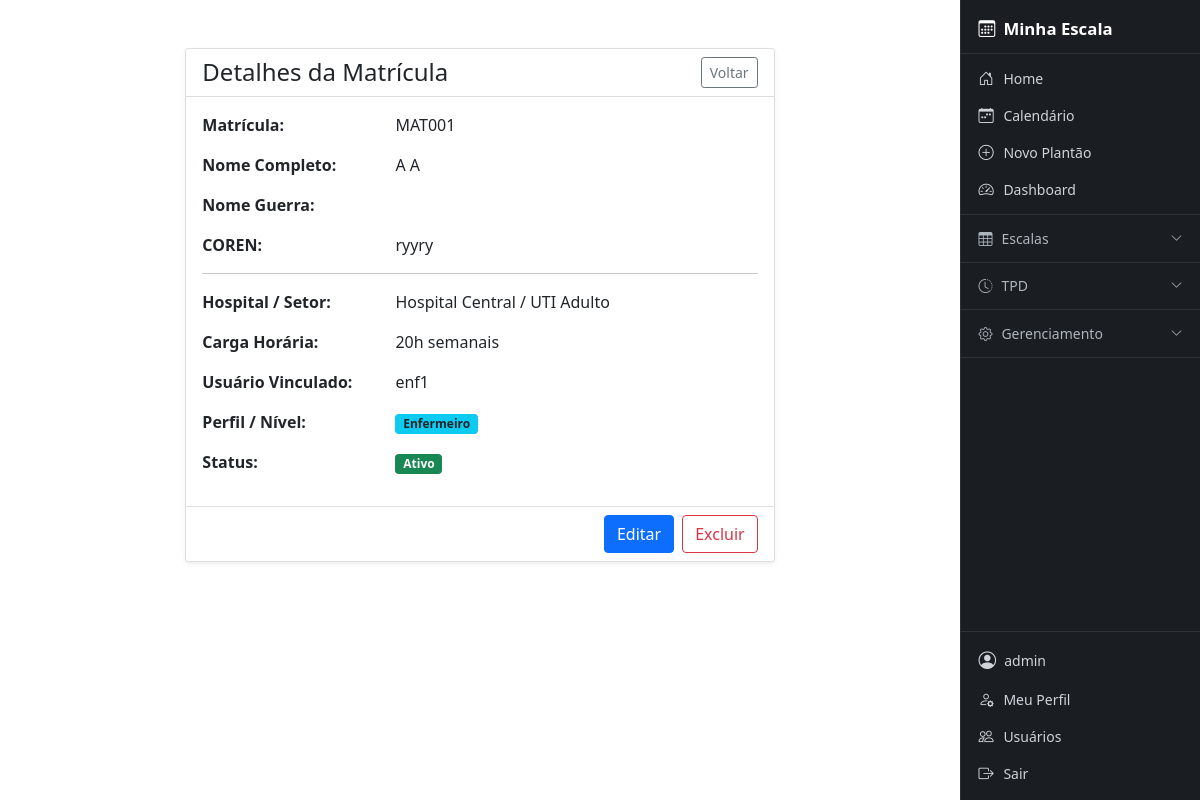
/matriculas/6/ (signed in), run on an earlier commit of the app's database.
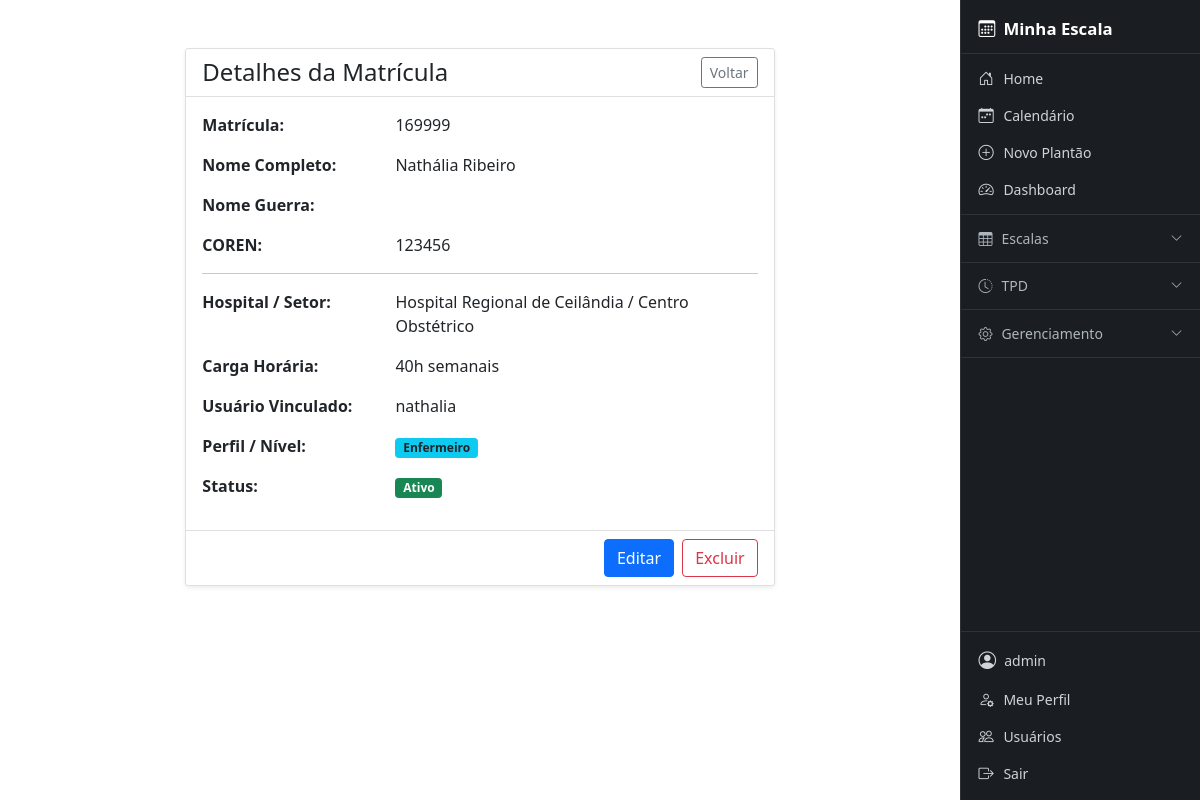
And on a later commit of the database.
### cal/models.py (models this page shows, shortened)
class Matricula(models.Model):
    user = models.OneToOneField(
        User,
        on_delete=models.CASCADE,
        related_name="matricula",
        null=True,
        blank=True
    )
    perfil = models.ForeignKey(PerfilUsuario, on_delete=models.SET_NULL, null=True, blank=True, related_name='matriculas_vinculadas')
    nome_completo = models.CharField(max_length=200)
    nome_exibicao = models.CharField(max_length=50, verbose_name="Nome de Exibição", default="")
    matricula = models.CharField(max_length=30, unique=True)
    coren = models.CharField(max_length=30, blank=True, null=True)
    hospital = models.ForeignKey(
        Hospital,
        on_delete=models.PROTECT,
        related_name="profissionais"
    )
    setor = models.ForeignKey(
        Setor,
        on_delete=models.PROTECT,
        related_name="profissionais",
        null=True,
        blank=True
    )
    especialidade = models.ForeignKey(
        Especialidade,
        on_delete=models.SET_NULL,
        related_name="profissionais",
        null=True,
        blank=True
    )
    carga_horaria_semanal = models.PositiveIntegerField(default=40)
    ativo = models.BooleanField(default=True)
    class Meta:
        ordering = ["nome_exibicao"]

class PerfilUsuario(models.Model):
    TIPO_USUARIO_CHOICES = [
        ('ADMIN', 'Administrador'),
        ('ESCALANTE', 'Escalante'),
        ('ENFERMEIRO', 'Enfermeiro'),
    ]
    user = models.OneToOneField(User, on_delete=models.CASCADE, related_name='cal_perfil')
    tipo = models.CharField(max_length=20, choices=TIPO_USUARIO_CHOICES, default='ENFERMEIRO')

### core/models.py (models this page shows, shortened)
class Hospital(models.Model):
    nome = models.CharField(max_length=150, unique=True)
    sigla = models.CharField(max_length=20, blank=True, null=True)

class Setor(models.Model):
    nome = models.CharField(max_length=100)
    hospital = models.ForeignKey(
        Hospital,
        on_delete=models.CASCADE,
        related_name="setores"
    )
    class Meta:
        unique_together = ("nome", "hospital")

### cal/views/matricula_views.py (the view)
# urls.py: path('matriculas/<int:pk>/', matricula_views.matricula_detail, name='matricula_detail'),
@login_required
def matricula_detail(request, pk):
    exige_escalante_ou_admin(request.user)
    matricula = get_object_or_404(Matricula, pk=pk)
    if is_escalante(request.user):
        user_matricula = get_matricula(request.user)
        if not user_matricula or matricula.hospital != user_matricula.hospital or matricula.setor != user_matricula.setor:
            raise PermissionDenied
    return render(request, 'cal/matricula/detail.html', {'matricula': matricula})

### cal/permissions.py (called while the page is built)
def get_perfil(user):
    return getattr(user, 'cal_perfil', None)

def is_admin(user):
    perfil = get_perfil(user)
    return user.is_staff or (perfil is not None and perfil.tipo == 'ADMIN')

def is_escalante(user):
    perfil = get_perfil(user)
    return perfil is not None and perfil.tipo == 'ESCALANTE'

def is_escalante_ou_admin(user):
    return is_admin(user) or is_escalante(user)

def exige_escalante_ou_admin(user):
    if not is_escalante_ou_admin(user):
        raise PermissionDenied

### templates/cal/matricula/detail.html
{% extends 'base.html' %}
{% block content %}
<div class="container mt-4">
    <div class="row justify-content-center">
        <div class="col-md-8">
            <div class="card shadow-sm">
                <div class="card-header bg-white d-flex justify-content-between align-items-center">
                    <h4 class="mb-0">Detalhes da Matrícula</h4>
                    <a href="{% url 'cal:matricula_list' %}" class="btn btn-sm btn-outline-secondary">Voltar</a>
                </div>
                <div class="card-body">
                    <div class="row mb-3">
                        <div class="col-sm-4 fw-bold">Matrícula:</div>
                        <div class="col-sm-8">{{ matricula.matricula }}</div>
                    </div>
                    <div class="row mb-3">
                        <div class="col-sm-4 fw-bold">Nome Completo:</div>
                        <div class="col-sm-8">{{ matricula.nome_completo }}</div>
                    </div>
                    <div class="row mb-3">
                        <div class="col-sm-4 fw-bold">Nome Guerra:</div>
                        <div class="col-sm-8">{{ matricula.nome_guerra }}</div>
                    </div>
                    <div class="row mb-3">
                        <div class="col-sm-4 fw-bold">COREN:</div>
                        <div class="col-sm-8">{{ matricula.coren|default:"-" }}</div>
                    </div>
                    <hr>
                    <div class="row mb-3">
                        <div class="col-sm-4 fw-bold">Hospital / Setor:</div>
                        <div class="col-sm-8">{{ matricula.hospital.nome }} / {{ matricula.setor.nome }}</div>
                    </div>
                    <div class="row mb-3">
                        <div class="col-sm-4 fw-bold">Carga Horária:</div>
                        <div class="col-sm-8">{{ matricula.carga_horaria_semanal }}h semanais</div>
                    </div>
                    <div class="row mb-3">
                        <div class="col-sm-4 fw-bold">Usuário Vinculado:</div>
                        <div class="col-sm-8">{{ matricula.user.username|default:"Nenhum" }}</div>
                    </div>
                    <div class="row mb-3">
                        <div class="col-sm-4 fw-bold">Perfil / Nível:</div>
                        <div class="col-sm-8">
                            {% if matricula.perfil %}
                                <span class="badge bg-info text-dark">{{ matricula.perfil.get_tipo_display }}</span>
                            {% else %}
                                <span class="badge bg-secondary">Não definido</span>
                            {% endif %}
                        </div>
                    </div>
                    <div class="row mb-3">
                        <div class="col-sm-4 fw-bold">Status:</div>
                        <div class="col-sm-8">
                            {% if matricula.ativo %}
                                <span class="badge bg-success">Ativo</span>
                            {% else %}
                                <span class="badge bg-danger">Inativo</span>
                            {% endif %}
                        </div>
                    </div>
                </div>
                <div class="card-footer bg-white d-flex justify-content-end">
                    <a href="{% url 'cal:matricula_update' matricula.pk %}" class="btn btn-primary me-2">Editar</a>
                    <a href="{% url 'cal:matricula_delete' matricula.pk %}" class="btn btn-outline-danger">Excluir</a>
                </div>
            </div>
        </div>
    </div>
</div>
{% endblock %}

What changed in the data, as far as the page shows it:
changed Matricula "Enfermeiro": matricula "MAT001" → "169999"; nome_completo "A A" → "Nathália Ribeiro"; coren "ryyry" → "123456"; hospital.nome "Hospital Central" → "Hospital Regional de Ceilândia"; setor.nome "UTI Adulto" → "Centro Obstétrico"; carga_horaria_semanal "20" → "40"; user.username "enf1" → "nathalia"
